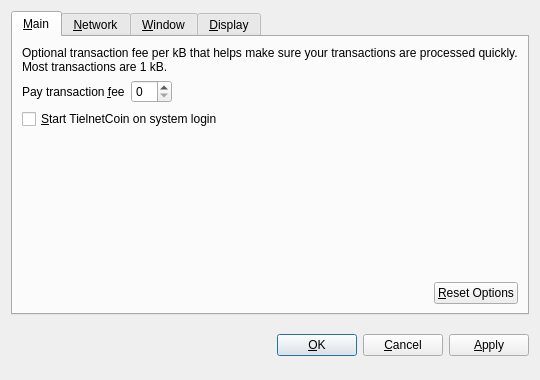
<?xml version="1.0" encoding="UTF-8"?>
<ui version="4.0">
 <class>OptionsDialog</class>
 <widget class="QDialog" name="OptionsDialog">
  <property name="geometry">
   <rect>
    <x>0</x>
    <y>0</y>
    <width>540</width>
    <height>380</height>
   </rect>
  </property>
  <property name="windowTitle">
   <string>Options</string>
  </property>
  <property name="modal">
   <bool>true</bool>
  </property>
  <layout class="QVBoxLayout" name="verticalLayout">
   <item>
    <widget class="QTabWidget" name="tabWidget">
     <property name="tabPosition">
      <enum>QTabWidget::North</enum>
     </property>
     <property name="currentIndex">
      <number>0</number>
     </property>
     <widget class="QWidget" name="tabMain">
      <attribute name="title">
       <string>&amp;Main</string>
      </attribute>
      <layout class="QVBoxLayout" name="verticalLayout_Main">
       <item>
        <widget class="QLabel" name="transactionFeeInfoLabel">
         <property name="text">
          <string>Optional transaction fee per kB that helps make sure your transactions are processed quickly. Most transactions are 1 kB.</string>
         </property>
         <property name="textFormat">
          <enum>Qt::PlainText</enum>
         </property>
         <property name="wordWrap">
          <bool>true</bool>
         </property>
        </widget>
       </item>
       <item>
        <layout class="QHBoxLayout" name="horizontalLayout_1_Main">
         <item>
          <widget class="QLabel" name="transactionFeeLabel">
           <property name="text">
            <string>Pay transaction &amp;fee</string>
           </property>
           <property name="textFormat">
            <enum>Qt::PlainText</enum>
           </property>
           <property name="buddy">
            <cstring>transactionFee</cstring>
           </property>
          </widget>
         </item>
         <item>
          <widget class="BitcoinAmountField" name="transactionFee"/>
         </item>
         <item>
          <spacer name="horizontalSpacer_1_Main">
           <property name="orientation">
            <enum>Qt::Horizontal</enum>
           </property>
           <property name="sizeHint" stdset="0">
            <size>
             <width>40</width>
             <height>20</height>
            </size>
           </property>
          </spacer>
         </item>
        </layout>
       </item>
       <item>
        <widget class="QCheckBox" name="bitcoinAtStartup">
         <property name="toolTip">
          <string>Automatically start TielnetCoin after logging in to the system.</string>
         </property>
         <property name="text">
          <string>&amp;Start TielnetCoin on system login</string>
         </property>
        </widget>
       </item>
       <item>
        <spacer name="verticalSpacer_Main">
         <property name="orientation">
          <enum>Qt::Vertical</enum>
         </property>
         <property name="sizeHint" stdset="0">
          <size>
           <width>20</width>
           <height>40</height>
          </size>
         </property>
        </spacer>
       </item>
       <item>
        <layout class="QHBoxLayout" name="horizontalLayout_2_Main">
         <item>
          <spacer name="horizontalSpacer_2_Main">
           <property name="orientation">
            <enum>Qt::Horizontal</enum>
           </property>
           <property name="sizeHint" stdset="0">
            <size>
             <width>40</width>
             <height>20</height>
            </size>
           </property>
          </spacer>
         </item>
         <item>
          <widget class="QPushButton" name="resetButton">
           <property name="toolTip">
            <string>Reset all client options to default.</string>
           </property>
           <property name="text">
            <string>&amp;Reset Options</string>
           </property>
           <property name="autoDefault">
            <bool>false</bool>
           </property>
          </widget>
         </item>
        </layout>
       </item>
      </layout>
     </widget>
     <widget class="QWidget" name="tabNetwork">
      <attribute name="title">
       <string>&amp;Network</string>
      </attribute>
      <layout class="QVBoxLayout" name="verticalLayout_Network">
       <item>
        <widget class="QCheckBox" name="mapPortUpnp">
         <property name="toolTip">
          <string>Automatically open the TielnetCoin client port on the router. This only works when your router supports UPnP and it is enabled.</string>
         </property>
         <property name="text">
          <string>Map port using &amp;UPnP</string>
         </property>
        </widget>
       </item>
       <item>
        <widget class="QCheckBox" name="connectSocks">
         <property name="toolTip">
          <string>Connect to the TielnetCoin network through a SOCKS proxy (e.g. when connecting through Tor).</string>
         </property>
         <property name="text">
          <string>&amp;Connect through SOCKS proxy:</string>
         </property>
        </widget>
       </item>
       <item>
        <layout class="QHBoxLayout" name="horizontalLayout_Network">
         <item>
          <widget class="QLabel" name="proxyIpLabel">
           <property name="text">
            <string>Proxy &amp;IP:</string>
           </property>
           <property name="textFormat">
            <enum>Qt::PlainText</enum>
           </property>
           <property name="buddy">
            <cstring>proxyIp</cstring>
           </property>
          </widget>
         </item>
         <item>
          <widget class="QValidatedLineEdit" name="proxyIp">
           <property name="maximumSize">
            <size>
             <width>140</width>
             <height>16777215</height>
            </size>
           </property>
           <property name="toolTip">
            <string>IP address of the proxy (e.g. 127.0.0.1)</string>
           </property>
          </widget>
         </item>
         <item>
          <widget class="QLabel" name="proxyPortLabel">
           <property name="text">
            <string>&amp;Port:</string>
           </property>
           <property name="textFormat">
            <enum>Qt::PlainText</enum>
           </property>
           <property name="buddy">
            <cstring>proxyPort</cstring>
           </property>
          </widget>
         </item>
         <item>
          <widget class="QLineEdit" name="proxyPort">
           <property name="maximumSize">
            <size>
             <width>55</width>
             <height>16777215</height>
            </size>
           </property>
           <property name="toolTip">
            <string>Port of the proxy (e.g. 9050)</string>
           </property>
          </widget>
         </item>
         <item>
          <widget class="QLabel" name="socksVersionLabel">
           <property name="text">
            <string>SOCKS &amp;Version:</string>
           </property>
           <property name="textFormat">
            <enum>Qt::PlainText</enum>
           </property>
           <property name="buddy">
            <cstring>socksVersion</cstring>
           </property>
          </widget>
         </item>
         <item>
          <widget class="QValueComboBox" name="socksVersion">
           <property name="toolTip">
            <string>SOCKS version of the proxy (e.g. 5)</string>
           </property>
          </widget>
         </item>
         <item>
          <spacer name="horizontalSpacer_Network">
           <property name="orientation">
            <enum>Qt::Horizontal</enum>
           </property>
           <property name="sizeHint" stdset="0">
            <size>
             <width>40</width>
             <height>20</height>
            </size>
           </property>
          </spacer>
         </item>
        </layout>
       </item>
       <item>
        <spacer name="verticalSpacer_Network">
         <property name="orientation">
          <enum>Qt::Vertical</enum>
         </property>
         <property name="sizeHint" stdset="0">
          <size>
           <width>20</width>
           <height>40</height>
          </size>
         </property>
        </spacer>
       </item>
      </layout>
     </widget>
     <widget class="QWidget" name="tabWindow">
      <attribute name="title">
       <string>&amp;Window</string>
      </attribute>
      <layout class="QVBoxLayout" name="verticalLayout_Window">
       <item>
        <widget class="QCheckBox" name="minimizeToTray">
         <property name="toolTip">
          <string>Show only a tray icon after minimizing the window.</string>
         </property>
         <property name="text">
          <string>&amp;Minimize to the tray instead of the taskbar</string>
         </property>
        </widget>
       </item>
       <item>
        <widget class="QCheckBox" name="minimizeOnClose">
         <property name="toolTip">
          <string>Minimize instead of exit the application when the window is closed. When this option is enabled, the application will be closed only after selecting Quit in the menu.</string>
         </property>
         <property name="text">
          <string>M&amp;inimize on close</string>
         </property>
        </widget>
       </item>
       <item>
        <spacer name="verticalSpacer_Window">
         <property name="orientation">
          <enum>Qt::Vertical</enum>
         </property>
         <property name="sizeHint" stdset="0">
          <size>
           <width>20</width>
           <height>40</height>
          </size>
         </property>
        </spacer>
       </item>
      </layout>
     </widget>
     <widget class="QWidget" name="tabDisplay">
      <attribute name="title">
       <string>&amp;Display</string>
      </attribute>
      <layout class="QVBoxLayout" name="verticalLayout_Display">
       <item>
        <layout class="QHBoxLayout" name="horizontalLayout_1_Display">
         <item>
          <widget class="QLabel" name="langLabel">
           <property name="text">
            <string>User Interface &amp;language:</string>
           </property>
           <property name="textFormat">
            <enum>Qt::PlainText</enum>
           </property>
           <property name="buddy">
            <cstring>lang</cstring>
           </property>
          </widget>
         </item>
         <item>
          <widget class="QValueComboBox" name="lang">
           <property name="toolTip">
            <string>The user interface language can be set here. This setting will take effect after restarting TielnetCoin.</string>
           </property>
          </widget>
         </item>
        </layout>
       </item>
       <item>
        <layout class="QHBoxLayout" name="horizontalLayout_2_Display">
         <item>
          <widget class="QLabel" name="unitLabel">
           <property name="text">
            <string>&amp;Unit to show amounts in:</string>
           </property>
           <property name="textFormat">
            <enum>Qt::PlainText</enum>
           </property>
           <property name="buddy">
            <cstring>unit</cstring>
           </property>
          </widget>
         </item>
         <item>
          <widget class="QValueComboBox" name="unit">
           <property name="toolTip">
            <string>Choose the default subdivision unit to show in the interface and when sending coins.</string>
           </property>
          </widget>
         </item>
        </layout>
       </item>
       <item>
        <widget class="QCheckBox" name="displayAddresses">
         <property name="toolTip">
          <string>Whether to show TielnetCoin addresses in the transaction list or not.</string>
         </property>
         <property name="text">
          <string>&amp;Display addresses in transaction list</string>
         </property>
        </widget>
       </item>
       <item>
        <spacer name="verticalSpacer_Display">
         <property name="orientation">
          <enum>Qt::Vertical</enum>
         </property>
         <property name="sizeHint" stdset="0">
          <size>
           <width>20</width>
           <height>40</height>
          </size>
         </property>
        </spacer>
       </item>
      </layout>
     </widget>
    </widget>
   </item>
   <item>
    <layout class="QHBoxLayout" name="horizontalLayout_Buttons">
     <item>
      <spacer name="horizontalSpacer_1">
       <property name="orientation">
        <enum>Qt::Horizontal</enum>
       </property>
       <property name="sizeHint" stdset="0">
        <size>
         <width>40</width>
         <height>48</height>
        </size>
       </property>
      </spacer>
     </item>
     <item>
      <widget class="QLabel" name="statusLabel">
       <property name="font">
        <font>
         <weight>75</weight>
         <bold>true</bold>
        </font>
       </property>
       <property name="text">
        <string/>
       </property>
       <property name="textFormat">
        <enum>Qt::PlainText</enum>
       </property>
       <property name="wordWrap">
        <bool>true</bool>
       </property>
      </widget>
     </item>
     <item>
      <spacer name="horizontalSpacer_2">
       <property name="orientation">
        <enum>Qt::Horizontal</enum>
       </property>
       <property name="sizeHint" stdset="0">
        <size>
         <width>40</width>
         <height>48</height>
        </size>
       </property>
      </spacer>
     </item>
     <item>
      <widget class="QPushButton" name="okButton">
       <property name="text">
        <string>&amp;OK</string>
       </property>
      </widget>
     </item>
     <item>
      <widget class="QPushButton" name="cancelButton">
       <property name="text">
        <string>&amp;Cancel</string>
       </property>
       <property name="autoDefault">
        <bool>false</bool>
       </property>
      </widget>
     </item>
     <item>
      <widget class="QPushButton" name="applyButton">
       <property name="text">
        <string>&amp;Apply</string>
       </property>
       <property name="autoDefault">
        <bool>false</bool>
       </property>
      </widget>
     </item>
    </layout>
   </item>
  </layout>
 </widget>
 <customwidgets>
  <customwidget>
   <class>BitcoinAmountField</class>
   <extends>QSpinBox</extends>
   <header>bitcoinamountfield.h</header>
  </customwidget>
  <customwidget>
   <class>QValueComboBox</class>
   <extends>QComboBox</extends>
   <header>qvaluecombobox.h</header>
  </customwidget>
  <customwidget>
   <class>QValidatedLineEdit</class>
   <extends>QLineEdit</extends>
   <header>qvalidatedlineedit.h</header>
  </customwidget>
 </customwidgets>
 <resources/>
 <connections/>
</ui>
